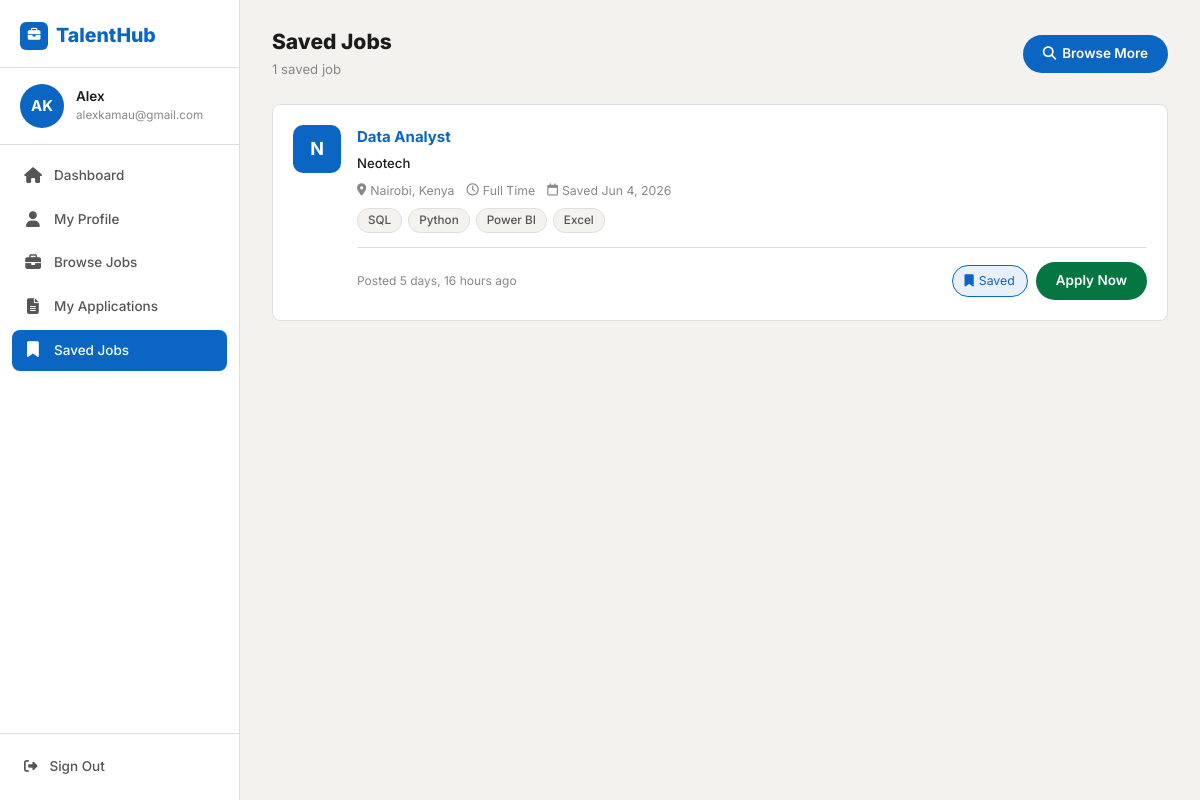
Screenshot of /saved-jobs/ (signed in) with the database file from the repository.
### job_seeker/models.py (models this page shows, shortened)
class User(AbstractUser):
    STAFF = 'staff'
    APPLICANT = 'applicant'
    user_types = [
        (STAFF, 'staff'),
        (APPLICANT, 'applicant'),
    ]
    contact = models.CharField(max_length=100, blank=True)
    location = models.CharField(max_length=100, blank=True)
    user_type = models.CharField(max_length=20, choices=user_types, blank=True)
    class Meta:
        ordering = ['first_name', 'last_name']
    @property
    def full_name(self):
        return f'{self.first_name} {self.last_name}'.strip() or self.username
    @property
    def initials(self):
        parts = self.full_name.split()
        if len(parts) >= 2:
            return (parts[0][0] + parts[-1][0]).upper()
        return self.username[:2].upper()

class SavedJobs(models.Model):
    job = models.ForeignKey(Job, related_name='saved_job', on_delete=models.CASCADE)
    user = models.ForeignKey(User, related_name='saved', on_delete=models.CASCADE)
    date_posted = models.DateTimeField(default=timezone.now)  # kept original name
    class Meta:
        unique_together = ['job', 'user']

class Job(models.Model):
    staff = models.ForeignKey(User, related_name='jobs', on_delete=models.CASCADE, null=True)
    title = models.CharField(max_length=255)
    company = models.CharField(max_length=200, null=True, blank=True)
    location = models.CharField(max_length=255)
    description = models.TextField()
    skills_req = models.CharField(max_length=500, null=True, blank=True)
    job_type = models.CharField(max_length=30, choices=JOB_TYPES, default='Full Time', null=True)
    link = models.URLField(null=True, blank=True)
    salary = models.CharField(max_length=100, null=True, blank=True)
    slug = AutoSlugField(populate_from='title', unique=True, null=True)
    date_posted = models.DateTimeField(default=timezone.now)
    deadline = models.DateField(null=True, blank=True)
    def get_skills_list(self):
        if self.skills_req:
            return [s.strip() for s in self.skills_req.split(',') if s.strip()]
        return []

### job_seeker/views.py (the view)
# urls.py: path('saved-jobs/', views.saved_jobs, name='saved-jobs'),
@login_required
def saved_jobs(request):
    jobs = SavedJobs.objects.filter(user=request.user).order_by('-date_posted').select_related('job')
    applied_ids = set(
        Application.objects.filter(applicant__user=request.user)
        .values_list('job_id', flat=True)
    )
    context = {'jobs': jobs, 'applied_ids': applied_ids}
    return render(request, 'applicant/saved_jobs.html', context)

### templates/applicant/saved_jobs.html (shortened to what this page needs)
{% extends 'base.html' %}
{% block body %}
{% include 'applicant/side_bar_applicant.html' %}
<div class="sidebar-main">
  <div class="page-header">
    <div>
      <h1 class="page-title">Saved Jobs</h1>
      <p class="page-subtitle">{{ jobs|length }} saved job{{ jobs|length|pluralize }}</p>
    </div>
    <a href="{% url 'posted-jobs' %}" class="btn-primary-th">
      <i class="fa-solid fa-search"></i> Browse More
    </a>
  </div>
  {% if jobs %}
  <div style="display:flex;flex-direction:column;gap:10px;">
    {% for saved in jobs %}
    {% with job=saved.job %}
    <div class="job-card">
      <div class="job-company-avatar av-{% cycle 'blue' 'teal' 'violet' 'rose' 'amber' %}" style="width:48px;height:48px;border-radius:10px;">
        {{ job.company|first|upper|default:"N" }}
      </div>
      <div class="job-body">
        <a href="{% url 'job-details' job.id %}" class="job-title">{{ job.title }}</a>
        <div class="job-company">{{ job.company|default:"Neotech" }}</div>
        <div class="job-meta">
          <span><i class="fa-solid fa-location-dot"></i> {{ job.location }}</span>
          <span><i class="fa-regular fa-clock"></i> {{ job.job_type }}</span>
          <span><i class="fa-regular fa-calendar"></i> Saved {{ saved.date_posted|date:"M j, Y" }}</span>
        </div>
        {% if job.skills_req %}
        <div class="job-skills">
          {% for skill in job.get_skills_list|slice:":4" %}
          <span class="skill-tag">{{ skill }}</span>
          {% endfor %}
        </div>
        {% endif %}
        <div class="job-footer">
          <span class="job-posted-date">Posted {{ job.date_posted|timesince }} ago</span>
          <div class="job-actions">
            <form action="{% url 'save-job' job.slug %}?next={{ request.path }}" method="post">
              <button type="submit" class="save-btn saved">
                <i class="fa-solid fa-bookmark"></i> Saved
              </button>
            </form>
            {% if job.id in applied_ids %}
            <span class="badge-status badge-shortlisted"><i class="fa-solid fa-check"></i> Applied</span>
            {% elif job.link %}
            <a href="{{ job.link }}" target="_blank" class="btn-success-th">Apply <i class="fa-solid fa-arrow-up-right-from-square ms-1"></i></a>
            {% else %}
            <a href="{% url 'apply-job' job.id %}" class="btn-success-th">Apply Now</a>
            {% endif %}
          </div>
        </div>
      </div>
    </div>
    {% endwith %}
    {% endfor %}
  </div>
  {% endif %}
</div>
{% endblock %}

### templates/applicant/side_bar_applicant.html (shortened to what this page needs)
{% load static %}
<aside class="th-sidebar" id="appSidebar">
  <div class="sidebar-logo-area">
    <a href="{% url 'home' %}" class="sidebar-logo">
      <div style="width:28px;height:28px;background:var(--primary);border-radius:6px;display:flex;align-items:center;justify-content:center;color:white;font-size:.85rem;flex-shrink:0;">
        <i class="fa-solid fa-briefcase"></i>
      </div>
      TalentHub
    </a>
  </div>
  <div class="sidebar-user-area">
    <div class="sidebar-avatar">{{ request.user.initials }}</div>
    <div style="min-width:0;">
      <p class="sidebar-user-name">{{ request.user.first_name|default:request.user.username }}</p>
      <p class="sidebar-user-email">{{ request.user.email }}</p>
    </div>
  </div>
  <ul class="sidebar-nav">
    <li>
      <a href="{% url 'applicant' %}" class="{% if request.resolver_match.url_name == 'applicant' %}active{% endif %}">
        <i class="fa-solid fa-house"></i> Dashboard
      </a>
    </li>
    <li>
      <a href="{% url 'my-profile' %}" class="{% if request.resolver_match.url_name == 'my-profile' or request.resolver_match.url_name == 'edit-profile' %}active{% endif %}">
        <i class="fa-solid fa-user"></i> My Profile
      </a>
    </li>
    <li>
      <a href="{% url 'posted-jobs' %}" class="{% if request.resolver_match.url_name == 'posted-jobs' %}active{% endif %}">
        <i class="fa-solid fa-briefcase"></i> Browse Jobs
      </a>
    </li>
    <li>
      <a href="{% url 'applied-jobs' %}" class="{% if request.resolver_match.url_name == 'applied-jobs' %}active{% endif %}">
        <i class="fa-solid fa-file-lines"></i> My Applications
      </a>
    </li>
    <li>
      <a href="{% url 'saved-jobs' %}" class="{% if request.resolver_match.url_name == 'saved-jobs' %}active{% endif %}">
        <i class="fa-solid fa-bookmark"></i> Saved Jobs
      </a>
    </li>
  </ul>
  <div class="sidebar-footer">
    <a href="{% url 'logout' %}" class="sidebar-logout">
      <i class="fa-solid fa-right-from-bracket"></i> Sign Out
    </a>
  </div>
</aside>

### rows the page displays
User: user.initials "AK", user.first_name "Alex", user.email "alexkamau@gmail.com"
SavedJobs: job.company|first "N", job "Data Analyst", job.company "Neotech", job.location "Nairobi, Kenya", job.job_type "Full Time", date_posted "Jun 4, 2026", get_skills_list "SQL" "Python" "Power BI" "Excel", job.date_posted "5 days, 16 hours"

### other values shown
{{ jobs|length }} "1"
